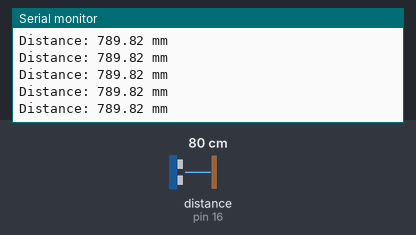
Simulated run of this sketch. Board: Arduino Uno, built with avr-gcc and run on an emulated ATmega328P. Parts: the last lines printed to the serial monitor. Wiring (inferred from the names in the program): ultrasonic range finder: trigger pin 17; echo pin 16. The test bench sets the inputs (shaded band); at power-on: distance to the obstacle (sensor on pin 16) 80 cm. The echo pulse lasts 58.3 µs per cm.

Above: at 1.7 s.
1.8 s: distance to the obstacle (sensor on pin 16) set to 2 cm
At 1.88 s:
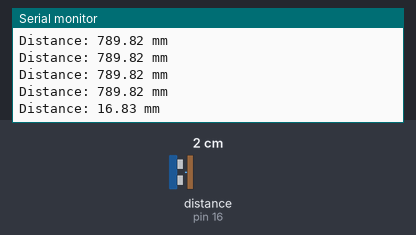
3.3 s: distance to the obstacle (sensor on pin 16) set to 4 cm
At 3.3 s:
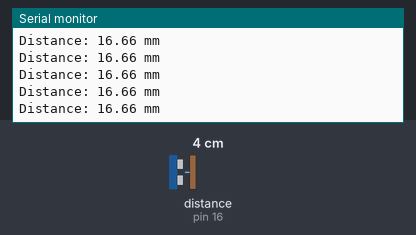
Timing chart, 0 to 6.3 s (numbered marks = the images above; inputs shaded):
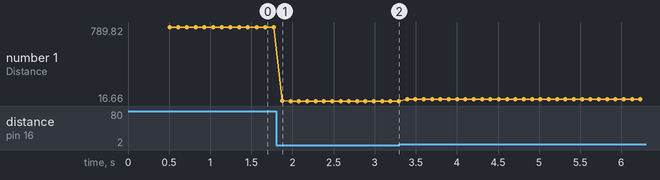

Measured:
- after the input at 1.8 s, the serial monitor: prints a new line after 0.08 s (image 1)
- plotted number 1: 789.82 → 16.66 after the input at 1.8 s, 16.66 → 36.55 after the input at 3.3 s

The sketch:

sweepIno-phasedarray-to-hcsr.ino
```cpp
#include <Arduino.h>

// Pin definitions
const int trigPin = 17;  // Trigger pin connected to GPIO 17
const int echoPin = 16;  // Echo pin connected to GPIO 16

// Constants
const long baud = 115200;
const float soundSpeed = 0.034;  // Speed of sound in cm/microsecond
const float cmToMm = 10.0;       // Conversion from cm to mm

// Variables
volatile unsigned long pulseStart = 0;
volatile unsigned long pulseEnd = 0;
volatile boolean newData = false;
volatile float distance = 0;  // Distance in mm

void setup() {
  // Initialize Serial Monitor
  Serial.begin(baud);
  Serial.println("HC-SR04 Ultrasonic Sensor Test");

  // Set pin modes
  pinMode(trigPin, OUTPUT);
  pinMode(echoPin, INPUT);

  // Ensure trigger pin is LOW
  digitalWrite(trigPin, LOW);
  delay(500);
}

void loop() {
  // Clear the trigger pin
  digitalWrite(trigPin, LOW);
  delayMicroseconds(2);

  // Set the trigger pin HIGH for 10 microseconds
  digitalWrite(trigPin, HIGH);
  delayMicroseconds(10);
  digitalWrite(trigPin, LOW);

  // Read the echo pin, returns the sound wave travel time in microseconds
  long duration = pulseIn(echoPin, HIGH);

  // Calculate distance
  // Distance = (Time x Speed of sound) / 2 (divided by 2 because sound travels to object and back)
  float distanceCm = duration * soundSpeed / 2.0;
  float distanceMm = distanceCm * cmToMm;

  // Print results
  Serial.print("Distance: ");
  Serial.print(distanceMm);
  Serial.println(" mm");

  // Wait before next measurement
  delay(100);
}
```
